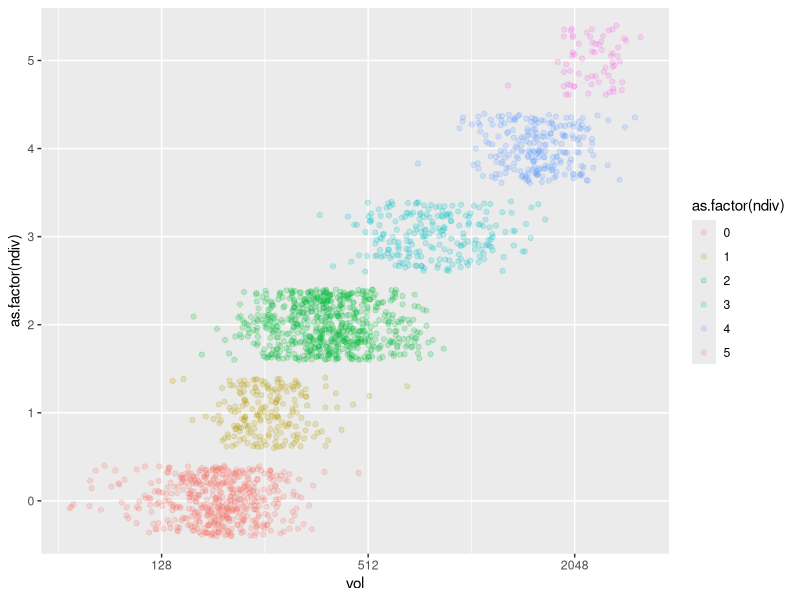
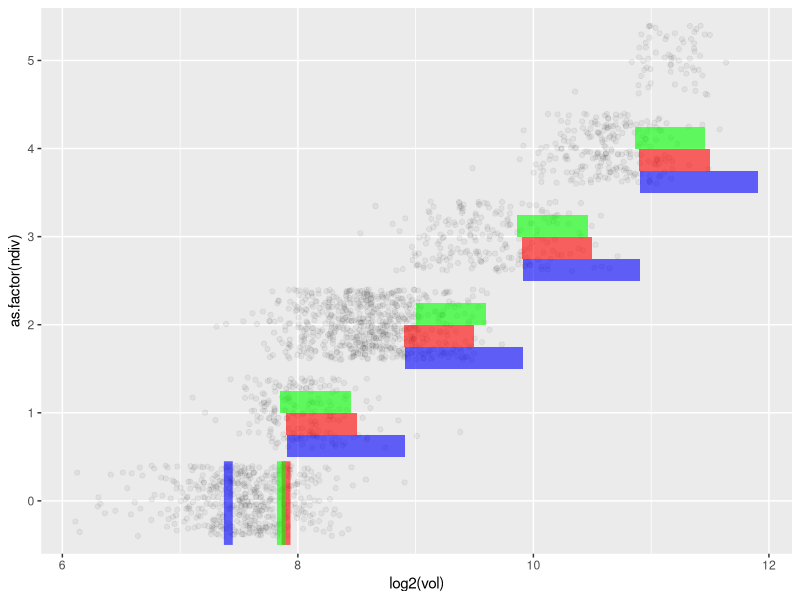
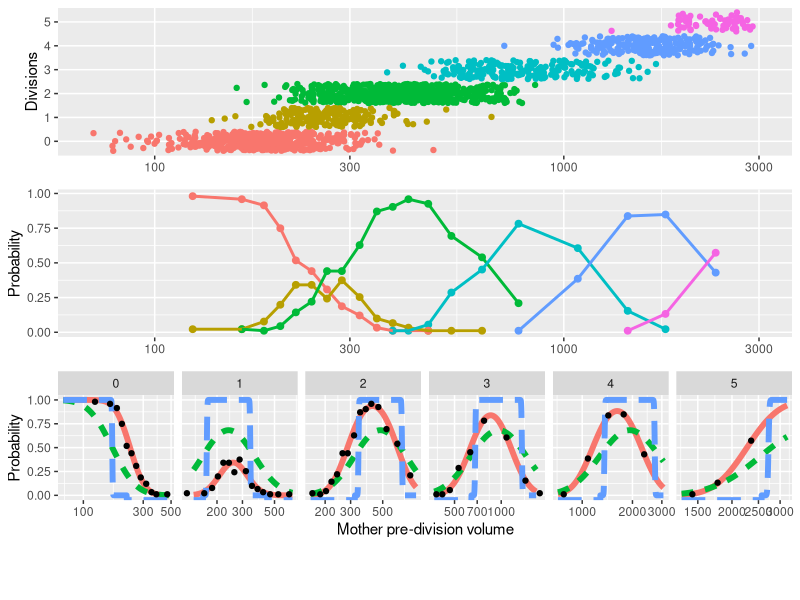
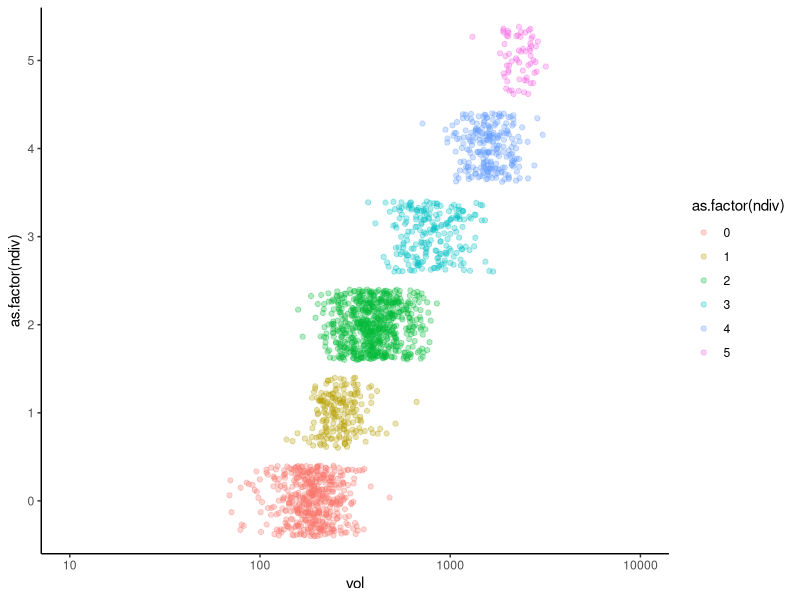
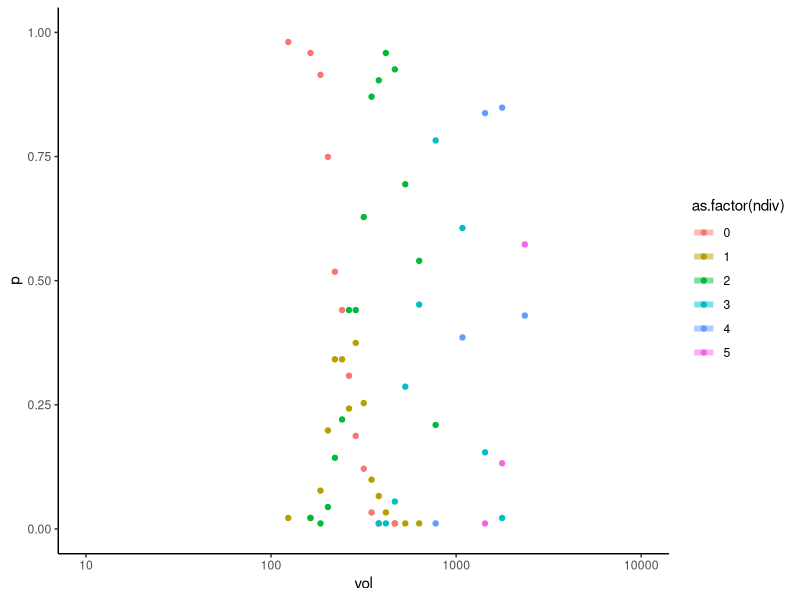
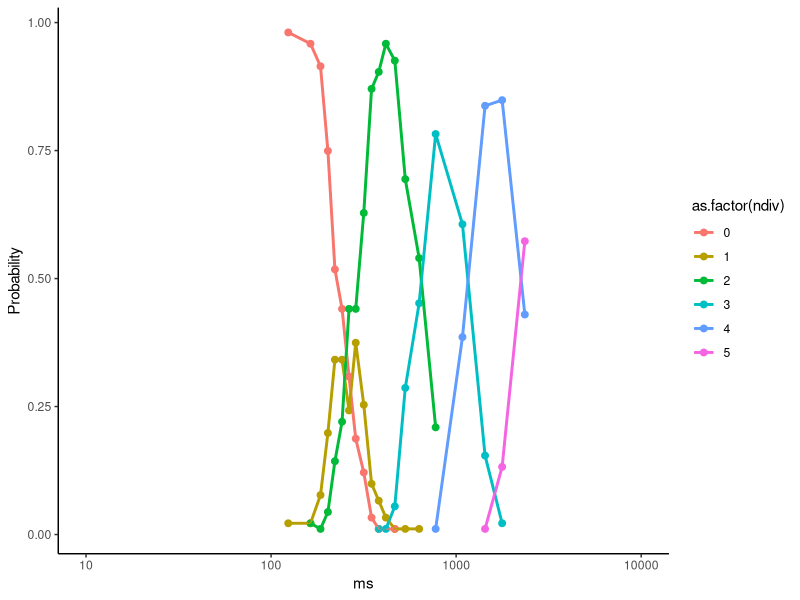
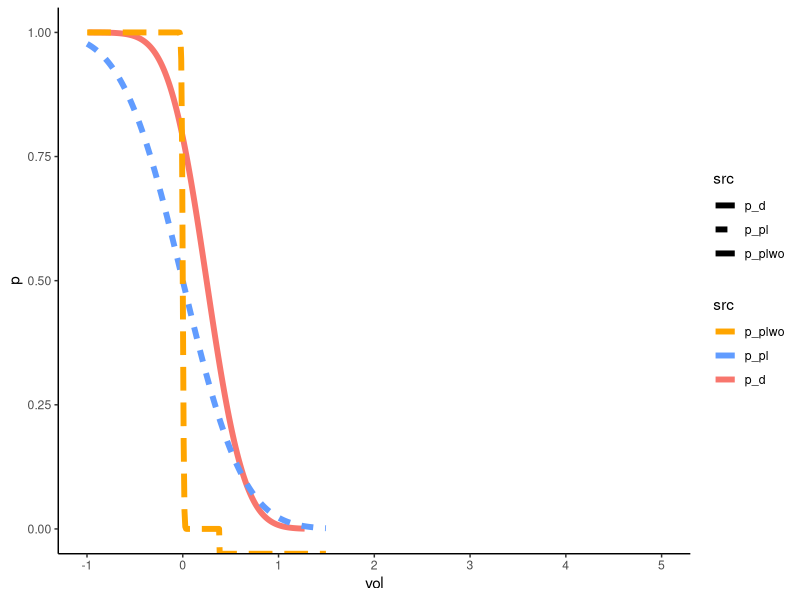
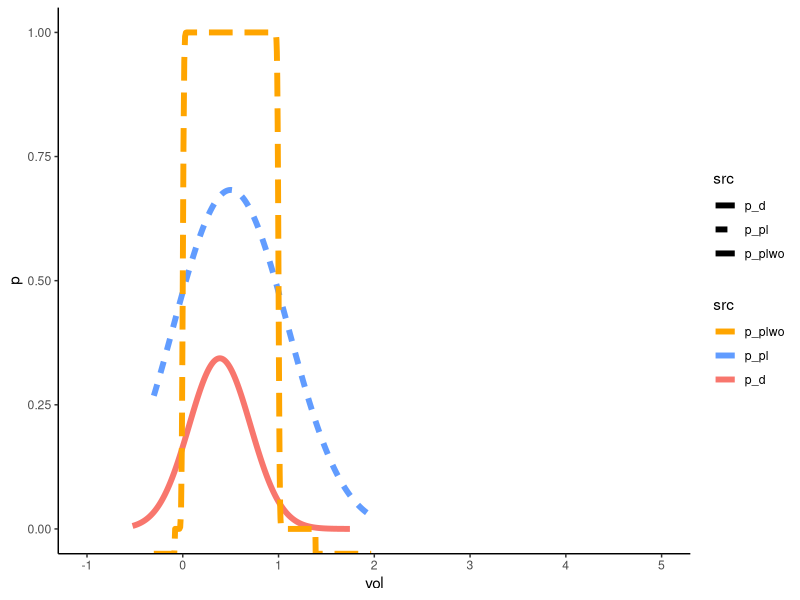

Generate these figures, in order, with R:
## ---- chunk 1
library(readxl)
library(ggplot2)
library(magrittr)
library(tidyverse)
library(cowplot)
## ---- chunk 2
exp_data <- read_excel("exp_data.xlsx")
exp_data
## ---- chunk 3
ggplot(exp_data)+geom_jitter(aes(x=vol,y=as.factor(ndiv),color=as.factor(ndiv)),alpha=0.2)+scale_x_continuous(trans="log2")
## ---- chunk 4
ggplot(exp_data)+geom_jitter(aes(x=log2(vol),y=as.factor(ndiv)),alpha=0.05)+
  annotate("segment", x = log2(170),xend=log2(170), y = 0.5, yend = 1.45, alpha = .6,colour = "blue",size=3)+
  annotate("rect", xmin = log2(170)+1-0.5, xmax = log2(170)+1+0.5, ymin = 1.5, ymax = 1.75, alpha = .6,fill = "blue")+
  annotate("rect", xmin = log2(170)+2-0.5, xmax = log2(170)+2+0.5, ymin = 2.5, ymax = 2.75, alpha = .6,fill = "blue")+
  annotate("rect", xmin = log2(170)+3-0.5, xmax = log2(170)+3+0.5, ymin = 3.5, ymax = 3.75, alpha = .6,fill = "blue")+
  annotate("rect", xmin = log2(170)+4-0.5, xmax = log2(170)+4+0.5, ymin = 4.5, ymax = 4.75, alpha = .6,fill = "blue")+
  annotate("segment", x = log2(147)+0.7, xend = log2(147)+0.7, y = 0.5, yend = 1.45, alpha = .6,colour = "red",size=3)+
  annotate("rect", xmin = log2(147)+1-0.3, xmax = log2(147)+1+0.3, ymin = 1.75, ymax = 2, alpha = .6,fill = "red")+
  annotate("rect", xmin = log2(147)+2-0.3, xmax = log2(147)+2+0.3, ymin = 2.75, ymax = 3, alpha = .6,fill = "red")+
  annotate("rect", xmin = log2(147)+3-0.3, xmax = log2(147)+3+0.3, ymin = 3.75, ymax = 4, alpha = .6,fill = "red")+
  annotate("rect", xmin = log2(147)+4-0.3, xmax = log2(147)+4+0.3, ymin = 4.75, ymax = 5, alpha = .6,fill = "red")+
  annotate("segment", x = log2(143)+0.7, xend = log2(143)+0.7, y=0.5 , yend = 1.45, alpha = .6,colour = "green",size=3)+
  annotate("rect", xmin = log2(143)+0.99-0.3, xmax = log2(143)+0.99+0.3, ymin = 2, ymax = 2.25, alpha = .6,fill = "green")+
  annotate("rect", xmin = log2(143)+2.14-0.3, xmax = log2(143)+2.14+0.3, ymin = 3, ymax = 3.25, alpha = .6,fill = "green")+
  annotate("rect", xmin = log2(143)+3-0.3, xmax = log2(143)+3+0.3, ymin = 4, ymax = 4.25, alpha = .6,fill = "green")+
  annotate("rect", xmin = log2(143)+4-0.3, xmax = log2(143)+4+0.3, ymin = 5, ymax = 5.25, alpha = .6,fill = "green")
## ---- chunk 5
p_pl<-function(vl,nd,ss,sig){
  if(nd<=0){
    p<-pnorm(nd-log2(vl/ss),0,sig)
  }else{
    p<-pnorm(nd-log2(vl/ss),0,sig)-pnorm(nd-1-log2(vl/ss),0,sig)
  }
  if(is.nan(p)){
    return(-Inf)
  }else{
    if(p<=0){return(-Inf)}else{return(p)}
    
  }
}

pf_pl<-function(ss,sig){
  p<-mapply(p_pl,expmoddf$vol,expmoddf$ndiv,ss,sig)
  return(p)
}

p_fp<-function(...){
  x<-list(...)
  vl<-x[[1]]
  nd<-x[[2]]
  ss<-x[[3]]
  sig<-x[[4]]
  zf<-as.numeric(x[5:length(x)])
  
  z<-c(zf,seq(length(zf),nd+1))
  if(nd<=0){
    p<-pnorm(z[1]-log2(vl/ss),0,sig)
  }else{
    p<-pnorm(z[nd+1]-log2(vl/ss),0,sig)-pnorm(z[nd]-log2(vl/ss),0,sig)
  }
  if(is.nan(p)){
    return(-Inf)
  }else{
    if(p<=0){return(-Inf)}else{return(p)}
    
  }
}

pf_3p<-function(ss,sig,zf){
  p<-mapply(p_fp,expmoddf$vol,expmoddf$ndiv,ss,sig,zf[1])
  return(p)
}

pf_5p<-function(ss,sig,zf){
  p<-mapply(p_fp,expmoddf$vol,expmoddf$ndiv,ss,sig,zf[1],zf[2],zf[3])
  return(p)
}

pf_d<-function(ss,sig,zf){
  p<-mapply(p_fp,expmoddf$vol,expmoddf$ndiv,ss,sig,zf[1],zf[2],zf[3],zf[4],zf[5],zf[6],zf[7],zf[8])
  return(p)
}
## ---- chunk 6
ncat<-20
cat<-quantile(exp_data$vol,seq(0,1,length.out=ncat+1))
#scat<-scat[2:ncat-1]
#exp_data$scat<-cut(log2(exp_data$vol),breaks = c(min(log2(exp_data$vol)),scat,max(log2(exp_data$vol))))
exp_data$scat<-cut(exp_data$vol,breaks = cat, include.lowest=TRUE)

scatp<-exp_data%>%
  group_by(scat,ndiv)%>%
  mutate(pscat=n()/(nrow(exp_data)/ncat))%>%
  group_by(scat)%>%
  mutate(ms=mean(vol))
scatm<-scatp
scatp<-unique(scatp[,-1])

gpdata<-ggplot(exp_data,aes(x=vol,y=as.factor(ndiv),color=as.factor(ndiv)))+geom_jitter()+scale_x_log10(limits=c(70,3000))+ theme(axis.title.x = element_blank())+ylab("Divisions")
#gpscatm<-ggplot(scatm,aes(x=as.factor(round(ms,1)),y=as.factor(ndiv),color=as.factor(ndiv)))+geom_jitter() + theme(axis.title.x = element_blank())+ylab("Divisions")
gpdens<-ggplot(scatp,aes(x=ms,y=pscat,color=as.factor(ndiv)))+geom_point(size=2)+geom_line(size=1)+scale_x_log10(limits=c(70,3000)) + theme(axis.title.x = element_blank())+ylab("Probability")


rngvoldf<-exp_data%>%
  group_by(ndiv)%>%
  summarise(min_vol=min(vol),max_vol=max(vol))

expmod<-data.frame(vol=seq(rngvoldf[[1,"min_vol"]],rngvoldf[[1,"max_vol"]]))
expmod$ndiv<-rngvoldf[[1,"ndiv"]]

expmoddf<-expmod

for (i in 2:6) {
  expmod<-data.frame(vol=seq(rngvoldf[[i,"min_vol"]],rngvoldf[[i,"max_vol"]]))
  expmod$ndiv<-rngvoldf[[i,"ndiv"]]
  expmoddf<-rbind(expmoddf,expmod)
}

expmoddf$p_plwo<-pf_pl(170,0.01)
expmoddf$p_pl<-pf_pl(170,0.5)
expmoddf$p_d<-pf_d(198.3107,0.3099628,c(0.2488859,0.5247278,1.674277,2.543094,3.516225,5.625057))
#expmoddf$p_3p<-pf_3p(147,0.3,0.7)
#expmoddf$p_5p<-pf_5p(143,0.3,c(0.7,0.99,2.14))

expmoddf<-expmoddf%>%
  pivot_longer(-c("vol","ndiv"),names_to = "src",values_to = "p")

expmod<-scatp[,c("ms","ndiv","pscat")]
colnames(expmod)<-c("vol","ndiv","p")
expmod$src<-"exp"

expmoddf<-rbind(expmoddf,expmod)

gpexpmod<-ggplot(expmoddf%>%filter(!src=="exp"))+
  geom_line(aes(x=vol,y=p,color=src,linetype=src),size=2)+
  geom_point(data=expmoddf%>%filter(src=="exp"),aes(x=vol,y=p))+
  scale_x_log10()+
  facet_wrap(~ndiv,nrow=1,scales="free_x")+xlab("Mother pre-division volume")+ylab("Probability")

#grid.arrange(gpdata,gpscatm,gpdens,gpexpmod,
             #layout_matrix = rbind(c(1),c(2),c(3),c(4)))
pg<-plot_grid(gpdata+ theme(legend.position="none"),gpdens+ theme(legend.position="none"),gpexpmod+ theme(legend.position="none"),ncol=1,align = "v",axis = "rlbt")

lgndndiv <- get_legend(
  # create some space to the left of the legend
  gpdata+ 
    guides(color = guide_legend(nrow = 1)) +
    theme(legend.position = "bottom")
)

lgndmdl <- get_legend(
  # create some space to the left of the legend
  gpexpmod+ 
    guides(color = guide_legend(nrow = 1)) +
    theme(legend.position = "bottom")
)

lgnds<-plot_grid(lgndndiv,lgndmdl,nrow=1)

plot_grid(pg, lgnds, ncol = 1, rel_heights = c(1, .1))
## ---- chunk 7
gpdata<-ggplot(exp_data,aes(x=vol,y=as.factor(ndiv),color=as.factor(ndiv)))+
  geom_jitter(alpha=0.3)+
  scale_x_log10(limits=c(10,10000))+
  theme_classic()
gpdata
ggsave("wt_div_mth.png",width = 15,height = 3)
## ---- chunk 8
gpexpmod0<-ggplot(expmoddf%>%filter(src=="p_3p"))+
  geom_line(aes(x=vol,y=p,color=as.factor(ndiv)),size=2,alpha=0.5)+
  geom_point(data=expmoddf%>%filter(src=="exp"),aes(x=vol,y=p,color=as.factor(ndiv)))+
  scale_x_log10(limits=c(10,10000))+
  ylim(0,1)+
  theme_classic()
gpexpmod0
ggsave("wt_prob_mth.png",width = 15,height = 3)
## ---- chunk 9
gpdens<-gpdens<-ggplot(scatp,aes(x=ms,y=pscat,color=as.factor(ndiv)))+
  geom_point(size=2)+
  geom_line(size=1)+scale_x_log10(limits=c(10,10000))+
  ylab("Probability")+
  geom_point()+
  geom_line()+
  ylab("Probability")+
  theme_classic()
gpdens
ggsave("wt_prob_mth.png",width = 15,height = 3)
## ---- chunk 10
expmoddf[expmoddf$src=="p_plwo","vol"]<-log2(expmoddf[expmoddf$src=="p_plwo","vol"]/170)
expmoddf[expmoddf$src=="p_pl","vol"]<-log2(expmoddf[expmoddf$src=="p_pl","vol"]/170)
expmoddf[expmoddf$src=="p_d","vol"]<-log2(expmoddf[expmoddf$src=="p_d","vol"]/198.3107)
gpexpmod0<-ggplot(expmoddf%>%filter(!src=="exp",ndiv==0))+
  geom_line(aes(x=vol,y=p,color=src,linetype=src),size=2)+
  ylim(0,1)+
  scale_x_continuous(breaks = -1:5,limits = c(-1,5))+
  scale_colour_manual(breaks = c("p_plwo","p_pl","p_d"),values = c("orange","#619CFF","#F8766D"))+
  theme_classic()
gpexpmod0
ggsave("lg2_comp_div0.png",width = 15,height = 3)
## ---- chunk 11

gpexpmod0<-ggplot(expmoddf%>%filter(!src=="exp",ndiv==1))+
  geom_line(aes(x=vol,y=p,color=src,linetype=src),size=2)+
  scale_x_continuous(breaks = -1:5,limits = c(-1,5))+
  scale_colour_manual(breaks = c("p_plwo","p_pl","p_d"),values = c("orange","#619CFF","#F8766D"))+
  ylim(0,1)+
  theme_classic()
gpexpmod0
ggsave("lg2_comp_div1.png",width = 15,height = 3)
## ---- chunk 12

gpexpmod0<-ggplot(expmoddf%>%filter(!src=="exp",ndiv==2))+
  geom_line(aes(x=vol,y=p,color=src,linetype=src),size=2)+
  scale_x_continuous(breaks = -1:5,limits = c(-1,5))+
  scale_colour_manual(breaks = c("p_plwo","p_pl","p_d"),values = c("orange","#619CFF","#F8766D"))+
  ylim(0,1)+
  theme_classic()
gpexpmod0
ggsave("lg2_comp_div2.png",width = 15,height = 3)
## ---- chunk 13

gpexpmod0<-ggplot(expmoddf%>%filter(!src=="exp",ndiv==3))+
  geom_line(aes(x=vol,y=p,color=src,linetype=src),size=2)+
  scale_x_continuous(breaks = -1:5,limits = c(-1,5))+
  scale_colour_manual(breaks = c("p_plwo","p_pl","p_d"),values = c("orange","#619CFF","#F8766D"))+
  ylim(0,1)+
  theme_classic()
gpexpmod0
ggsave("lg2_comp_div3.png",width = 15,height = 3)
## ---- chunk 14

gpexpmod0<-ggplot(expmoddf%>%filter(!src=="exp",ndiv==4))+
  geom_line(aes(x=vol,y=p,color=src,linetype=src),size=2)+
  scale_x_continuous(breaks = -1:5,limits = c(-1,5))+
  scale_colour_manual(breaks = c("p_plwo","p_pl","p_d"),values = c("orange","#619CFF","#F8766D"))+
  ylim(0,1)+
  theme_classic()
gpexpmod0
ggsave("lg2_comp_div4.png",width = 15,height = 3)
## ---- chunk 15

gpexpmod0<-ggplot(expmoddf%>%filter(!src=="exp",ndiv==5))+
  geom_line(aes(x=vol,y=p,color=src,linetype=src),size=2)+
  scale_x_continuous(breaks = -1:5,limits = c(-1,5))+
  scale_colour_manual(breaks = c("p_plwo","p_pl","p_d"),values = c("orange","#619CFF","#F8766D"))+
  ylim(0,1)+
  theme_classic()
gpexpmod0
ggsave("lg2_comp_div5.png",width = 15,height = 3)
## ---- chunk 16
gpexpmod1<-ggplot(expmoddf%>%filter(!src=="exp",ndiv==1))+
  geom_line(aes(x=vol,y=p,color=src,linetype=src),size=2)+
  geom_point(data=expmoddf%>%filter(src=="exp",ndiv==1),aes(x=vol,y=p))+
  scale_x_log10(limits=c(10,10000))+
  ylim(0,1)+
  theme_classic()
gpexpmod1
ggsave("wt_prob_mth_div1.png",width = 15,height = 3)
## ---- chunk 17
gpexpmod2<-ggplot(expmoddf%>%filter(!src=="exp",ndiv==2))+
  geom_line(aes(x=vol,y=p,color=src,linetype=src),size=2)+
  geom_point(data=expmoddf%>%filter(src=="exp",ndiv==2),aes(x=vol,y=p))+
  scale_x_log10(limits=c(10,10000))+
  ylim(0,1)+
  theme_classic()
gpexpmod2
ggsave("wt_prob_mth_div2.png",width = 15,height = 3)
## ---- chunk 18
gpexpmod3<-ggplot(expmoddf%>%filter(!src=="exp",ndiv==3))+
  geom_line(aes(x=vol,y=p,color=src,linetype=src),size=2)+
  geom_point(data=expmoddf%>%filter(src=="exp",ndiv==3),aes(x=vol,y=p))+
  scale_x_log10(limits=c(10,10000))+
  ylim(0,1)+
  theme_classic()
gpexpmod3
ggsave("wt_prob_mth_div3.png",width = 15,height = 3)
## ---- chunk 19
gpexpmod4<-ggplot(expmoddf%>%filter(!src=="exp",ndiv==4))+
  geom_line(aes(x=vol,y=p,color=src,linetype=src),size=2)+
  geom_point(data=expmoddf%>%filter(src=="exp",ndiv==4),aes(x=vol,y=p))+
  scale_x_log10(limits=c(10,10000))+
  ylim(0,1)+
  theme_classic()
gpexpmod4
ggsave("wt_prob_mth_div4.png",width = 15,height = 3)
## ---- chunk 20
gpexpmod5<-ggplot(expmoddf%>%filter(!src=="exp",ndiv==5))+
  geom_line(aes(x=vol,y=p,color=src,linetype=src),size=2)+
  geom_point(data=expmoddf%>%filter(src=="exp",ndiv==5),aes(x=vol,y=p))+
  scale_x_log10(limits=c(10,10000))+
  ylim(0,1)+
  theme_classic()
gpexpmod5
ggsave("wt_prob_mth_div5.png",width = 15,height = 3)
## ---- chunk 21
ggplot(expmoddf%>%filter(src=="exp",ndiv==0),aes(x=vol,y=log(p)))+
  geom_point()+
  geom_smooth(method='lm', formula= y~x)+
  geom_smooth(method='lm', formula= y~I(-x^2), color = "red")+
  geom_smooth(method='lm', formula= y~I(-x^4), color = "black")
## ---- chunk 22
ggplot(expmoddf%>%filter(src=="exp",ndiv==0),aes(x=vol,y=log(p)))+
  geom_point()+
  geom_smooth(method='lm', formula= y~x)+
  geom_smooth(method='lm', formula= y~x+I(-x^2), color = "red")+
  geom_smooth(method='lm', formula= y~I(-x^4), color = "black")
